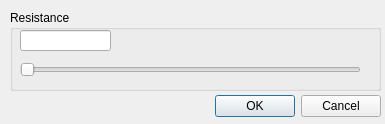
<?xml version="1.0" encoding="UTF-8"?>
<ui version="4.0">
 <class>Dialog</class>
 <widget class="QDialog" name="Dialog">
  <property name="geometry">
   <rect>
    <x>0</x>
    <y>0</y>
    <width>385</width>
    <height>124</height>
   </rect>
  </property>
  <property name="windowTitle">
   <string>Dialog</string>
  </property>
  <widget class="QDialogButtonBox" name="buttonBox">
   <property name="geometry">
    <rect>
     <x>40</x>
     <y>90</y>
     <width>341</width>
     <height>32</height>
    </rect>
   </property>
   <property name="orientation">
    <enum>Qt::Horizontal</enum>
   </property>
   <property name="standardButtons">
    <set>QDialogButtonBox::Cancel|QDialogButtonBox::Ok</set>
   </property>
  </widget>
  <widget class="QGroupBox" name="SliderLabel">
   <property name="geometry">
    <rect>
     <x>10</x>
     <y>10</y>
     <width>371</width>
     <height>81</height>
    </rect>
   </property>
   <property name="title">
    <string>Resistance</string>
   </property>
   <widget class="QSlider" name="horizontalSlider">
    <property name="geometry">
     <rect>
      <x>10</x>
      <y>50</y>
      <width>341</width>
      <height>20</height>
     </rect>
    </property>
    <property name="orientation">
     <enum>Qt::Horizontal</enum>
    </property>
   </widget>
   <widget class="QLineEdit" name="lineEdit">
    <property name="geometry">
     <rect>
      <x>10</x>
      <y>20</y>
      <width>91</width>
      <height>21</height>
     </rect>
    </property>
   </widget>
  </widget>
 </widget>
 <resources/>
 <connections>
  <connection>
   <sender>buttonBox</sender>
   <signal>accepted()</signal>
   <receiver>Dialog</receiver>
   <slot>accept()</slot>
   <hints>
    <hint type="sourcelabel">
     <x>248</x>
     <y>254</y>
    </hint>
    <hint type="destinationlabel">
     <x>157</x>
     <y>274</y>
    </hint>
   </hints>
  </connection>
  <connection>
   <sender>buttonBox</sender>
   <signal>rejected()</signal>
   <receiver>Dialog</receiver>
   <slot>reject()</slot>
   <hints>
    <hint type="sourcelabel">
     <x>316</x>
     <y>260</y>
    </hint>
    <hint type="destinationlabel">
     <x>286</x>
     <y>274</y>
    </hint>
   </hints>
  </connection>
 </connections>
</ui>
